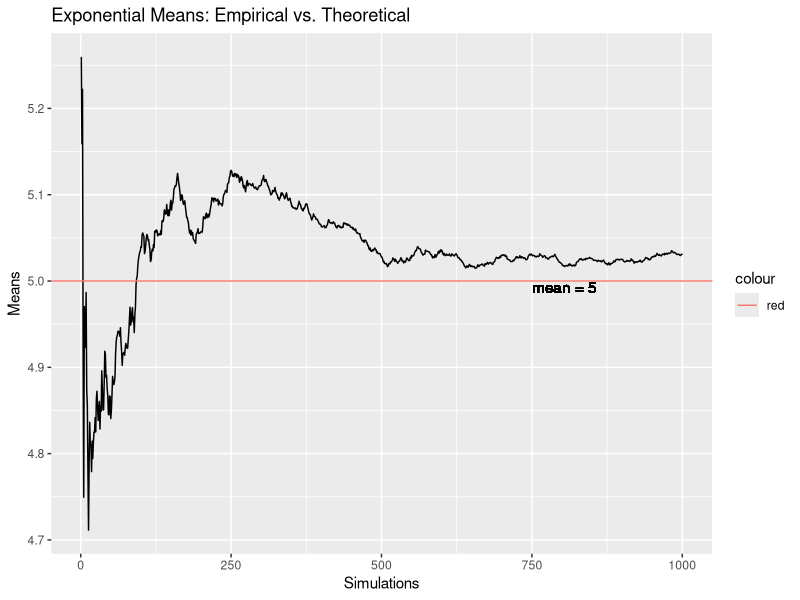
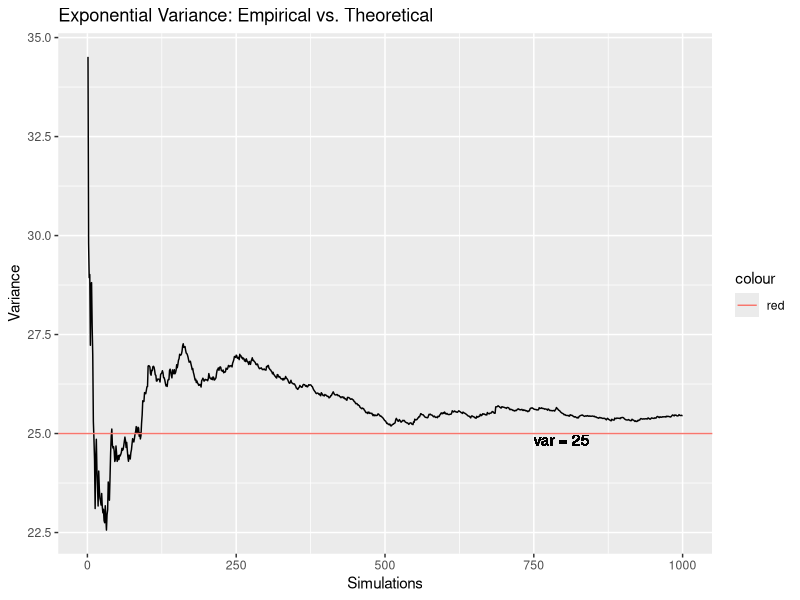
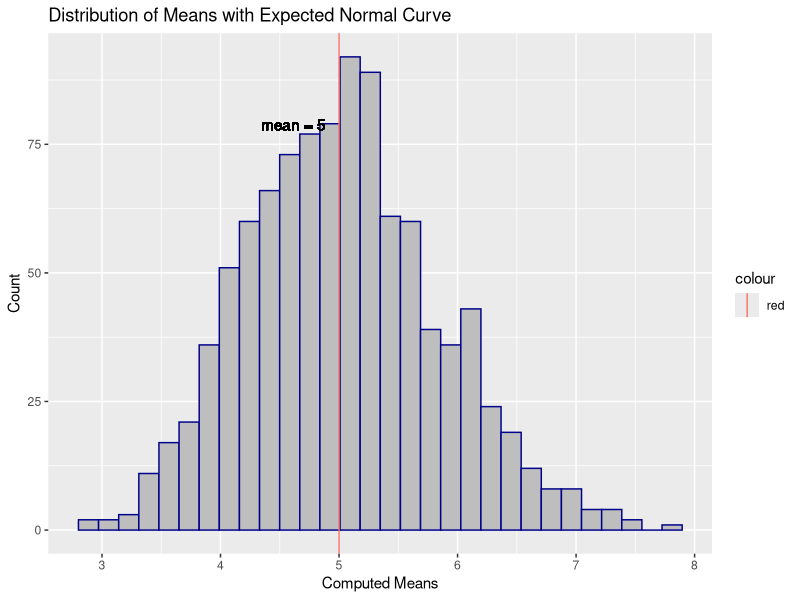

R code for these plots, in order:
## ---- chunk 1
# libraries loaded here
library(ggplot2)
## ---- chunk 2

set.seed(2132)          # set random seed, for repeatability

lambda <- 0.2           # define lambda, the exponential rate

numSimulations <- 1000  # numSimulations = number of simulations (1000)

sampleSize <- 40        # sampleSize = number of exponentials per simulation (40)

# allSamples is the numSimulations (1000) times sampleSize (40) exponentials
allSamples <- rexp(sampleSize*numSimulations, rate=lambda)

# sampleMatrix packages the exponentials as a matrix 
sampleMatrix <- matrix(allSamples, numSimulations)

# dfSamples is a data.frame of all the samples
dfSamples   <- as.data.frame(sampleMatrix)

## ---- chunk 3

# dfSamples$xbar is a column appended of row means
dfSamples$xbar <- apply(dfSamples, 1, mean)

# dfSamples$xbarCumulative is appended as a column of cumulative means
dfSamples$xbarCumulative <- cumsum(dfSamples$xbar)/(1:numSimulations)

xbarTheoretical <- 1 / lambda  # the theoretical mean 

# Prepare plot of cumulative means, demonstrating convergence to the theoretical mean
meanPlot <- ggplot(data.frame(x = 1:numSimulations,
                              y = dfSamples$xbarCumulative),
            aes(x = x, y = y)) + geom_line() +
            geom_hline(aes(yintercept=xbarTheoretical,
                           color="red")) +
                geom_text(aes(750,xbarTheoretical,
                              label = "mean = 5",
                              vjust = 1,
                              hjust = 0)) +
            labs(title='Exponential Means: Empirical vs. Theoretical',
                 x='Simulations',y='Means')
## ---- chunk 4
# display the plot
meanPlot
## ---- chunk 5
# Compute variance for each sample of 40 exponentials, and append to  data.frame
dfSamples$varEmpirical <- apply(dfSamples[,paste("V",1:40,sep="")],1,var) 

# Compute a rolling estimate of variance as the number of samples increases.
dfSamples$varCumulative <- cumsum(dfSamples$varEmpirical)/(1:numSimulations)

# compute the theoretical variance
varTheoretical <- (1/lambda) ^ 2 

# Prepate plot 
varPlot <- ggplot(data.frame(x = 1:numSimulations,
                             y = dfSamples$varCumulative),
            aes(x = x, y = y)) +
            geom_line() +
            geom_hline(aes(yintercept=varTheoretical,
                           color="red")) +
                geom_text(aes(750,varTheoretical,
                              label = "var = 25",
                              vjust = 1,
                              hjust = 0)) +
            labs(title='Exponential Variance: Empirical vs. Theoretical',
                 x='Simulations',y='Variance')

# diplay plot
varPlot
## ---- chunk 6
# display a plot of the histogram

xbarDist <- ggplot(data=dfSamples, aes(dfSamples$xbar)) + 
                geom_histogram(col="darkblue",fill="grey") +
                geom_vline(aes(xintercept=xbarTheoretical,
                           color="red")) +
                geom_text(aes(xbarTheoretical,80,
                              label = "mean = 5",
                              vjust = 1,
                              hjust = 1.2)) +
                labs(title='Distribution of Means with Expected Normal Curve',
                     x='Computed Means',
                     y='Count')
xbarDist

